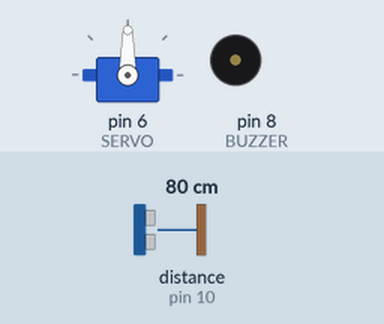
The sketch below on a simulated Arduino Uno, built with avr-gcc and run on an emulated ATmega328P. Parts: servo, buzzer (waves = sounding). Wiring (inferred from the names in the program): ultrasonic range finder: trigger pin 9; echo pin 10. The test bench sets the inputs (shaded band); at power-on: distance to the obstacle (sensor on pin 10) 80 cm. The echo pulse lasts 58.3 µs per cm; what the sketch prints to the serial monitor is not drawn.

Above: at 1.2 s.
1.3 s: distance to the obstacle (sensor on pin 10) set to 2 cm
At 4.0 s:
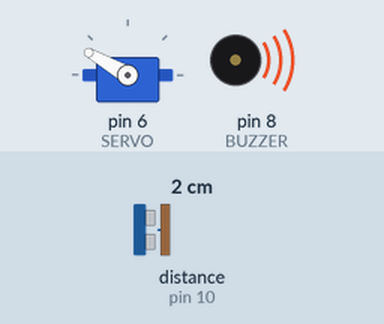
4.3 s: distance to the obstacle (sensor on pin 10) set to 299 cm
At 4.84 s:
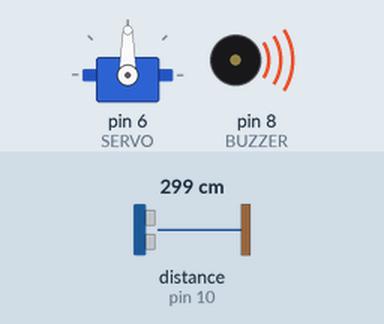
7.3 s: distance to the obstacle (sensor on pin 10) set to 4 cm
At 8.19 s:
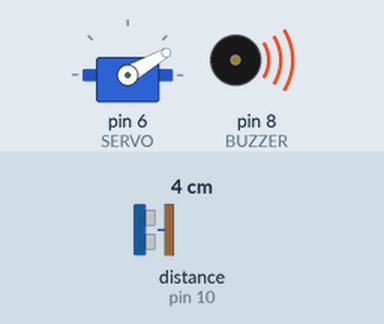
10.3 s: distance to the obstacle (sensor on pin 10) set to 35 cm
At 12.3 s:
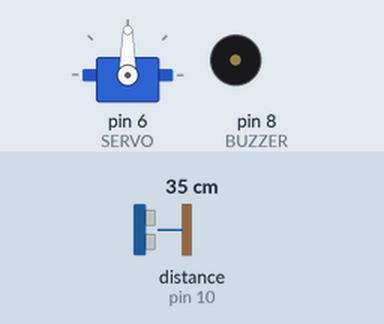
Timing chart, 0 to 13.8 s (numbered marks = the images above; inputs shaded):
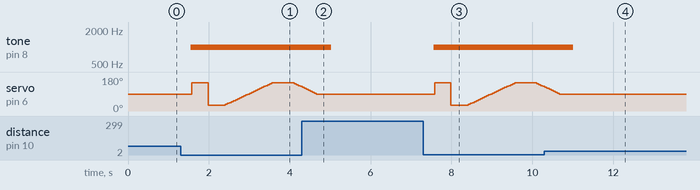

The sketch:

servo.ino
```cpp
#include <Servo.h>

// Pins
const int TRIG = 9;
const int ECHO = 10;
const int SERVO = 6;
const int BUZZER = 8;

// Constants
const int CENTER_ANGLE = 90;
const int LEFT_ANGLE = 150;
const int RIGHT_ANGLE = 30;
const int SAFE_DISTANCE = 30;
const int DANGER_DISTANCE = 10;
const int TURN_SPEED = 5; // Servo turning speed (smooth motion)

Servo steeringServo;
bool obstacleDetected = false;

void setup() {
  Serial.begin(9600);
  pinMode(TRIG, OUTPUT);
  pinMode(ECHO, INPUT);
  pinMode(BUZZER, OUTPUT);

  steeringServo.attach(SERVO);
  steeringServo.write(CENTER_ANGLE); // Keep wheels centered by default
  Serial.println("🚗 Car-Like Steering System Initialized");
}

long getDistance() {
  digitalWrite(TRIG, LOW);
  delayMicroseconds(2);
  digitalWrite(TRIG, HIGH);
  delayMicroseconds(10);
  digitalWrite(TRIG, LOW);

  long duration = pulseIn(ECHO, HIGH, 30000);
  if (duration == 0) return 999; // Handle timeout case

  return duration * 0.034 / 2;
}

void beep(int distance) {
  if (distance <= DANGER_DISTANCE) {
    tone(BUZZER, 1000);
    Serial.println("⚠️ DANGER! Buzzer ON (1000 Hz)");
  }
  else if (distance <= SAFE_DISTANCE) {
    tone(BUZZER, 700);
    Serial.println("⚠️ WARNING! Buzzer ON (700 Hz)");
  }
  else {
    noTone(BUZZER);
    Serial.println("✅ SAFE! Buzzer OFF");
  }
}

void smoothTurn(int targetAngle) {
  int currentAngle = steeringServo.read();

  while (currentAngle != targetAngle) {
    if (currentAngle < targetAngle) currentAngle += TURN_SPEED;
    else if (currentAngle > targetAngle) currentAngle -= TURN_SPEED;

    steeringServo.write(currentAngle);
    delay(50); // Smooth transition delay
  }
}

void avoidObstacle() {
  long leftDistance = getDistanceAtAngle(LEFT_ANGLE);
  long rightDistance = getDistanceAtAngle(RIGHT_ANGLE);

  Serial.print("🔍 Scanning | Left: ");
  Serial.print(leftDistance);
  Serial.print(" cm | Right: ");
  Serial.print(rightDistance);
  Serial.println(" cm");

  if (leftDistance > rightDistance) {
    Serial.println("➡️ Smoothly Turning RIGHT to avoid obstacle.");
    smoothTurn(RIGHT_ANGLE);
  } else {
    Serial.println("⬅️ Smoothly Turning LEFT to avoid obstacle.");
    smoothTurn(LEFT_ANGLE);
  }

  delay(500);
  smoothTurn(CENTER_ANGLE); // Smoothly return to center
  Serial.println("🔄 Returning to CENTER position.");
}

long getDistanceAtAngle(int angle) {
  steeringServo.write(angle);
  delay(400);
  return getDistance();
}

void loop() {
  long frontDistance = getDistance();
  beep(frontDistance);

  if (frontDistance < SAFE_DISTANCE) {
    obstacleDetected = true;
    Serial.println("🚨 OBSTACLE DETECTED! Taking Evasive Action...");
    avoidObstacle();
  } else {
    obstacleDetected = false;
    Serial.println("✅ Path Clear. Wheels Stopped.");
  }

  delay(300);
}
```

Measured:
- after the input at 1.3 s, tone on pin 8 (BUZZER): silent → 1000 Hz after 0.26 s
- after the input at 4.3 s, tone on pin 8 (BUZZER): 1000 Hz → silent after 0.73 s; servo on pin 6 (SERVO): goes on until 4.7 s, then stays 90°
- after the input at 7.3 s, tone on pin 8 (BUZZER): silent → 1000 Hz after 0.26 s
- after the input at 10.3 s, tone on pin 8 (BUZZER): 1000 Hz → silent after 0.72 s; servo on pin 6 (SERVO): goes on until 10.7 s, then stays 90°
